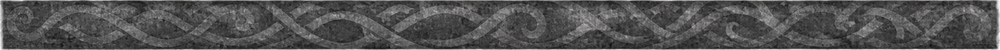
#> input picture src/Assets/bar_fill.png, 1000 x 50 px, shrunk from 1950 x 97 before the run
$ python enemy_fill.py '#' '->' tools/art/out/bar_fill_enemy.png
#> lines starting #> are read from the running program, lines starting #| are printed output that depends on the picture
"""Builds the enemy bars' fill from the HUD bar's fill.

    python tools/art/enemy_fill.py            # -> tools/art/out/bar_fill_enemy.png
    python tools/art/enemy_fill.py --install  # and copy into src/Assets/

Same knotwork, different tonal range, and the reason is arithmetic rather than taste.
A Unity tint multiplies, so it can only darken. bar_fill.png is built to be tinted by
the HUD's own bar colours and sits low - mean 77 of 255, peak 193 - which is right for
a bar drawn over the HUD's dark window. Enemy bars take their colour from the game
instead, and those colours are bright: 255,85,85 for a hostile, 67,255,32 for a tamed
one, 255,0,100 for a boss. Multiplied by a texture averaging 77 they come out around
56,18,18 - near black, on a bar read at a glance mid-fight.

Lifting the same art into 150..255 inverts which part carries the tone: the knotwork
becomes dark marks on a bright ground rather than bright marks on black, which is the
only shape a multiply tint can keep bright. Measured after: the hostile bar lands at
192,64,64 against vanilla's 255,85,85.

It is a separate file, not an edit of bar_fill.png, because that one is shared with the
HUD's health, stamina and eitr bars and the menu bars, and none of those asked to change.
"""
import os
import sys

import numpy as np
from PIL import Image

HERE = os.path.dirname(os.path.abspath(__file__))
ROOT = os.path.dirname(os.path.dirname(HERE))
ASSETS = os.path.join(ROOT, "src", "Assets")
OUT = os.path.join(HERE, "out")

FLOOR, CEIL = 150.0, 255.0


def build():
    src = Image.open(os.path.join(ASSETS, "bar_fill.png")).convert("RGBA")
#> src is the input picture: PIL image 1000x50 RGBA; mean R, G, B, A 76.5, 76, 75.8, 246
    a = np.asarray(src).astype(np.float64).copy()
    peak = a[..., :3].max()
#> peak = 178
    a[..., :3] = FLOOR + a[..., :3] * ((CEIL - FLOOR) / peak)
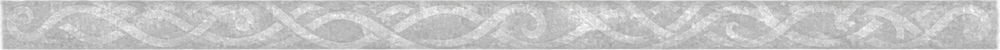
#> a: shape (50, 1000, 4) float64; mean R, G, B, A 195.1, 194.8, 194.7, 246; transparent parts drawn white
    img = Image.fromarray(np.clip(a, 0, 255).astype(np.uint8), "RGBA")

    os.makedirs(OUT, exist_ok=True)
    path = os.path.join(OUT, "bar_fill_enemy.png")
    img.save(path)
    print("bar_fill_enemy %dx%d, mean %.1f (was %.1f)"
          % (img.size[0], img.size[1], np.asarray(img).astype(float)[..., :3].mean(),
             np.asarray(src).astype(float)[..., :3].mean()))
#| bar_fill_enemy 1000x50, mean 194.4 (was 76.1)
    if "--install" in sys.argv:
        import shutil
        shutil.copy2(path, os.path.join(ASSETS, "bar_fill_enemy.png"))
        print("installed -> src/Assets/bar_fill_enemy.png")


if __name__ == "__main__":
    build()
